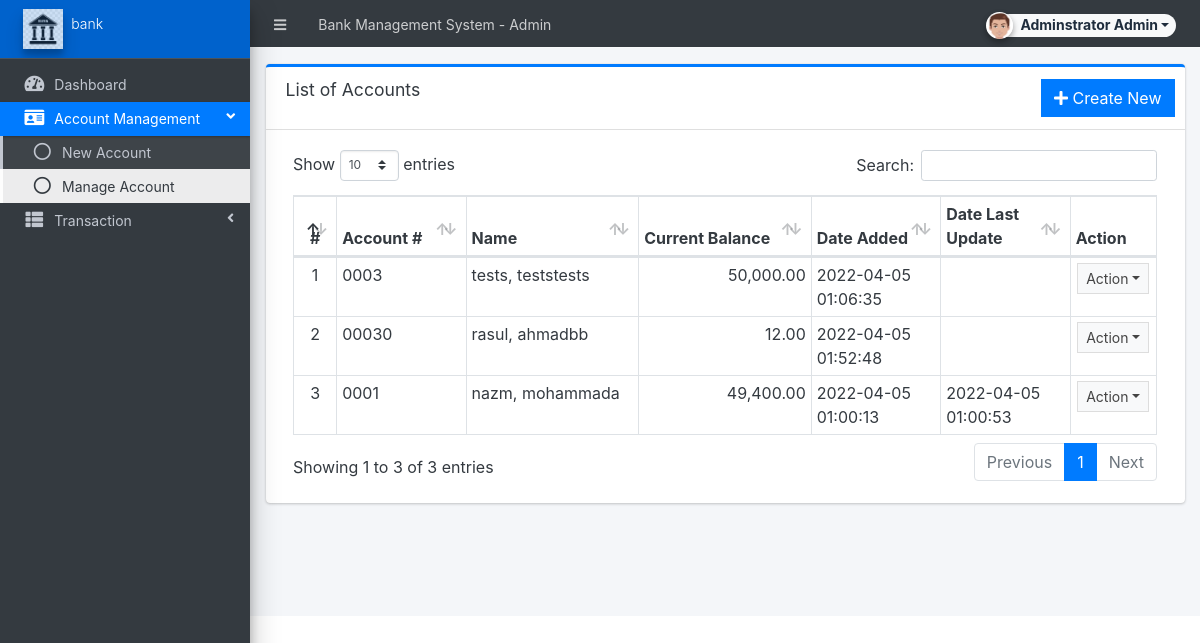
/admin/?page=accounts (signed in), run on the app's committed database.
### tables this page shows
CREATE TABLE `accounts` (
  `id` int(30) NOT NULL,
  `account_number` varchar(50) NOT NULL,
  `pin` text NOT NULL,
  `firstname` varchar(250) NOT NULL,
  `lastname` varchar(250) NOT NULL,
  `middlename` varchar(250) NOT NULL,
  `email` text NOT NULL,
  `password` text NOT NULL,
  `generated_password` text NOT NULL,
  `balance` float NOT NULL,
  `date_created` datetime NOT NULL DEFAULT current_timestamp(),
  `date_updated` datetime DEFAULT NULL ON UPDATE current_timestamp()
);

### config.php (called while the page is built, shortened)
<?php
require_once('classes/DBConnection.php');
require_once('classes/SystemSettings.php');
function validate_image($file){
	if(!empty($file)){
		if(is_file(base_app.$file)){
			return base_url.$file;
		}else{
			return base_url.'dist/img/no-image-available.png';
		}
	}else{
		return base_url.'dist/img/no-image-available.png';
	}
}
function isMobileDevice(){
    $aMobileUA = array(
        '/iphone/i' => 'iPhone',
        '/ipod/i' => 'iPod',
        '/ipad/i' => 'iPad',
        '/android/i' => 'Android',
        '/blackberry/i' => 'BlackBerry',
        '/webos/i' => 'Mobile'
    );
    return false;
}
?>

### classes/DBConnection.php (called while the page is built, shortened)
<?php
class DBConnection{
    private $host = DB_SERVER;
    private $username = DB_USERNAME;
    private $password = DB_PASSWORD;
    private $database = DB_NAME;
    public $conn;
    public function __construct(){
        if (!isset($this->conn)) {
            $this->conn = new mysqli($this->host, $this->username, $this->password, $this->database);
        }
    }
}
?>

### admin/accounts/index.php (the view, shortened to what this page needs)
<div class="card card-outline card-primary">
	<div class="card-header">
		<h3 class="card-title">List of Accounts</h3>
		<div class="card-tools">
			<a href="?page=accounts/manage_account" class="btn btn-flat btn-primary"><span class="fas fa-plus"></span>  Create New</a>
		</div>
	</div>
	<div class="card-body">
        <div class="container-fluid">
			<table class="table table-bordered table-stripped" id="indi-list">
				<colgroup>
					<col width="5%">
					<col width="15%">
					<col width="20%">
					<col width="20%">
					<col width="15%">
					<col width="15%">
					<col width="10%">
				</colgroup>
				<thead>
					<tr>
						<th class="text-center">#</th>
						<th>Account #</th>
						<th>Name</th>
						<th>Current Balance</th>
						<th>Date Added</th>
						<th>Date Last Update</th>
						<th>Action</th>
					</tr>
				</thead>
				<tbody>
					<?php
					$i = 1;
						$qry = $conn->query("SELECT *,concat(lastname,', ',firstname, middlename) as `name` from `accounts` order by concat(lastname,', ',firstname, middlename) desc ");
						while($row = $qry->fetch_assoc()):
					?>
						<tr>
							<td class="text-center"><?php echo $i++; ?></td>
							<td><?php echo $row['account_number'] ?></td>
							<td><?php echo $row['name'] ?></td>
							<td class='text-right'><?php echo number_format($row['balance'],2) ?></td>
							<td><?php echo $row['date_created'] ?></td>
							<td><?php echo $row['date_updated'] ?></td>
							<td align="center">
								 <button type="button" class="btn btn-flat btn-default btn-sm dropdown-toggle dropdown-icon" data-toggle="dropdown">
				                  		Action
				                  </button>
							</td>
						</tr>
					<?php endwhile; ?>
				</tbody>
			</table>
		</div>
	</div>
</div>

### admin/index.php (shortened to what this page needs)
<?php require_once('../config.php'); ?>
 <!DOCTYPE html>
<html lang="en" class="" style="height: auto;">
<?php require_once('inc/header.php') ?>
  <body class="sidebar-mini layout-fixed control-sidebar-slide-open layout-navbar-fixed sidebar-mini-md sidebar-mini-xs" data-new-gr-c-s-check-loaded="14.991.0" data-gr-ext-installed="" style="height: auto;">
    <div class="wrapper">
     <?php require_once('inc/topBarNav.php') ?>
     <?php require_once('inc/navigation.php') ?>
     <?php $page = isset($_GET['page']) ? $_GET['page'] : 'home';  ?>
      <div class="content-wrapper pt-3" style="min-height: 567.854px;">
        <section class="content  text-dark">
          <div class="container-fluid">
            <?php
              if(!file_exists($page.".php") && !is_dir($page)){
                  include '404.html';
              }else{
                if(is_dir($page))
                  include $page.'/index.php';
                else
                  include $page.'.php';
              }
            ?>
          </div>
        </section>
      </div>
      <?php require_once('inc/footer.php') ?>
  </body>
</html>

### admin/inc/header.php (shortened to what this page needs)
<head>
    <link rel="stylesheet" href="<?php echo base_url ?>plugins/fontawesome-free/css/all.min.css">
    <link rel="stylesheet" href="<?php echo base_url ?>plugins/tempusdominus-bootstrap-4/css/tempusdominus-bootstrap-4.min.css">
  <link rel="stylesheet" href="<?php echo base_url ?>plugins/datatables-bs4/css/dataTables.bootstrap4.min.css">
  <link rel="stylesheet" href="<?php echo base_url ?>plugins/datatables-responsive/css/responsive.bootstrap4.min.css">
  <link rel="stylesheet" href="<?php echo base_url ?>plugins/datatables-buttons/css/buttons.bootstrap4.min.css">
  <link rel="stylesheet" href="<?php echo base_url ?>plugins/datatables-select/css/select.bootstrap4.min.css">
  <link rel="stylesheet" href="<?php echo base_url ?>plugins/select2/css/select2.min.css">
  <link rel="stylesheet" href="<?php echo base_url ?>plugins/select2-bootstrap4-theme/select2-bootstrap4.min.css">
    <link rel="stylesheet" href="<?php echo base_url ?>plugins/icheck-bootstrap/icheck-bootstrap.min.css">
    <link rel="stylesheet" href="<?php echo base_url ?>plugins/jqvmap/jqvmap.min.css">
    <link rel="stylesheet" href="<?php echo base_url ?>dist/css/adminlte.css">
    <link rel="stylesheet" href="<?php echo base_url ?>dist/css/custom.css">
    <link rel="stylesheet" href="<?php echo base_url ?>plugins/overlayScrollbars/css/OverlayScrollbars.min.css">
    <link rel="stylesheet" href="<?php echo base_url ?>plugins/daterangepicker/daterangepicker.css">
    <link rel="stylesheet" href="<?php echo base_url ?>plugins/summernote/summernote-bs4.min.css">
  <link rel="stylesheet" href="<?php echo base_url ?>plugins/sweetalert2-theme-bootstrap-4/bootstrap-4.min.css">
  <link rel="stylesheet" href="<?php echo base_url ?>plugins/fullcalendar/main.css">
  </head>

### admin/inc/topBarNav.php (shortened to what this page needs)
<nav class="main-header navbar navbar-expand navbar-dark border border-light border-top-0  border-left-0 border-right-0 navbar-light text-sm">
  <ul class="navbar-nav">
    <li class="nav-item">
    <a class="nav-link" data-widget="pushmenu" href="#" role="button"><i class="fas fa-bars"></i></a>
    </li>
    <li class="nav-item d-none d-sm-inline-block">
      <a href="<?php echo base_url ?>" class="nav-link"><?php echo (!isMobileDevice()) ? $_settings->info('name'):$_settings->info('short_name'); ?> - Admin</a>
    </li>
  </ul>
  <ul class="navbar-nav ml-auto">
    <li class="nav-item">
      <div class="btn-group nav-link">
            <button type="button" class="btn btn-rounded badge badge-light dropdown-toggle dropdown-icon" data-toggle="dropdown">
              <span><img src="<?php echo validate_image($_settings->userdata('avatar')) ?>" class="img-circle elevation-2 user-img" alt="User Image"></span>
              <span class="ml-3"><?php echo ucwords($_settings->userdata('firstname').' '.$_settings->userdata('lastname')) ?></span>
            </button>
        </div>
    </li>
  </ul>
</nav>

### admin/inc/navigation.php (shortened to what this page needs)
<aside class="main-sidebar sidebar-dark-primary elevation-4 sidebar-no-expand">
  <a href="<?php echo base_url ?>admin" class="brand-link bg-primary text-sm">
  <img src="<?php echo validate_image($_settings->info('logo'))?>" alt="Store Logo" class="brand-image  elevation-3" style="opacity: .8;width: 2.5rem;height: 2.5rem;max-height: unset">
  <span class="brand-text font-weight-light"><?php echo $_settings->info('short_name') ?></span>
  </a>
  <div class="sidebar os-host os-theme-light os-host-overflow os-host-overflow-y os-host-resize-disabled os-host-transition os-host-scrollbar-horizontal-hidden">
    <div class="os-content-glue" style="margin: 0px -8px; width: 249px; height: 646px;"></div>
    <div class="os-padding">
      <div class="os-viewport os-viewport-native-scrollbars-invisible" style="overflow-y: scroll;">
        <div class="os-content" style="padding: 0px 8px; height: 100%; width: 100%;">
          <nav class="mt-4">
             <ul class="nav nav-pills nav-sidebar flex-column text-sm nav-compact nav-flat nav-child-indent nav-collapse-hide-child" data-widget="treeview" role="menu" data-accordion="false">
              <li class="nav-item dropdown">
                <a href="./" class="nav-link nav-home">
                  <i class="nav-icon fas fa-tachometer-alt"></i>
                  <p>
                    Dashboard
                  </p>
                </a>
              </li>
              <li class="nav-item">
                <a href="#" class="nav-link tree-item nav-accounts nav-transactions nav-manage_account">
                  <i class="nav-icon fas fa-id-card"></i>
                  <p>
                    Account Management
                    <i class="right fas fa-angle-left"></i>
                  </p>
                </a>
                <ul class="nav nav-treeview" style="">
                  <li class="nav-item">
                    <a href="./?page=accounts/manage_account" class="nav-link nav-manage_account">
                      <i class="far fa-circle nav-icon"></i>
                      <p>New Account</p>
                    </a>
                  </li>
                  <li class="nav-item">
                    <a href="./?page=accounts" class="nav-link nav-index">
                      <i class="far fa-circle nav-icon"></i>
                      <p>Manage Account</p>
                    </a>
                  </li>
                </ul>
              </li>
              <li class="nav-item">
                <a href="#" class="nav-link tree-item nav-transaction nav-deposit nav-withdraw nav-transfer">
                  <i class="nav-icon fas fa-th-list"></i>
                  <p>
                    Transaction
                    <i class="right fas fa-angle-left"></i>
                  </p>
                </a>
              </li>
            </ul>
          </nav>
        </div>
      </div>
    </div>
  </div>
</aside>

### admin/inc/footer.php (shortened to what this page needs)
</div>

### admin/inc/topBarNav.php (style rules this page uses)
.user-img { position: absolute; height: 27px; width: 27px; object-fit: cover; left: -7%; top: -12%; }
.btn-rounded { border-radius: 50px; }

### data on the page
accounts: account_number "0003", name "tests, teststests", balance "50,000.00", date_created "2022-04-05 01:06:35"
accounts: account_number "00030", name "rasul, ahmadbb", balance "12.00", date_created "2022-04-05 01:52:48"
accounts: account_number "0001", name "nazm, mohammada", balance "49,400.00", date_created "2022-04-05 01:00:13", date_updated "2022-04-05 01:00:53"

### other printed values
$_settings->info('name') "Bank Management System"
$_settings->userdata('firstname').' '.$_settings->userdata('lastname') "Adminstrator Admin"
$_settings->info('short_name') "bank"
